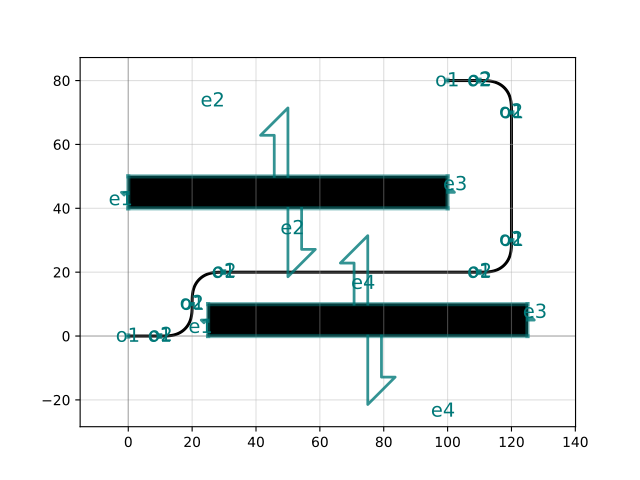

The script that drew this image:
import gdsfactory as gf

c = gf.Component("waypoints_sample")

w = gf.components.straight()
left = c << w
right = c << w
right.move((100, 80))

obstacle = gf.components.rectangle(size=(100, 10))
obstacle1 = c << obstacle
obstacle2 = c << obstacle
obstacle1.ymin = 40
obstacle2.xmin = 25


p0x, p0y = left.ports["o2"].midpoint
p1x, p1y = right.ports["o2"].midpoint
o = 10  # vertical offset to overcome bottom obstacle
ytop = 20


routes = gf.routing.get_route_from_waypoints(
    [
        (p0x, p0y),
        (p0x + o, p0y),
        (p0x + o, ytop),
        (p1x + o, ytop),
        (p1x + o, p1y),
        (p1x, p1y),
    ],
)
c.add(routes.references)
c.plot()
